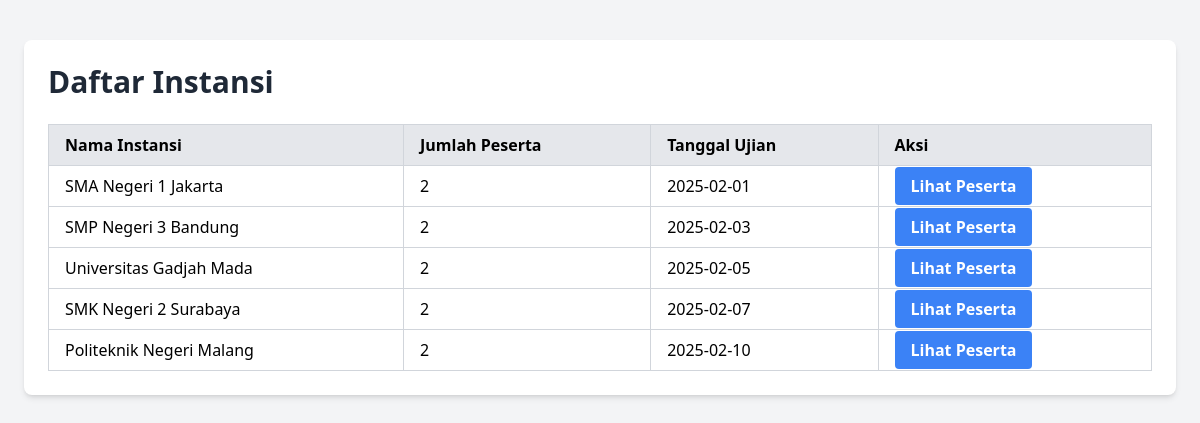
The page /index.php (signed in) on the database its author committed.
### tables this page shows
CREATE TABLE `instansi` (
  `id` int(11) NOT NULL,
  `nama_instansi` varchar(255) NOT NULL,
  `jumlah_peserta` int(11) NOT NULL,
  `tanggal_ujian` date NOT NULL
);

### index.php (the view, shortened to what this page needs)
<!DOCTYPE html>
<html lang="en">
<head>
  <script src="https://cdn.tailwindcss.com"></script>
</head>
<body class="bg-gray-100 py-10">
  <div class="max-w-6xl mx-auto bg-white shadow-md rounded-lg p-6">
    <h1 class="text-3xl font-bold text-gray-800 mb-6">Daftar Instansi</h1>
    <table class="table-auto w-full border-collapse border border-gray-300">
      <thead>
        <tr class="bg-gray-200">
          <th class="border border-gray-300 px-4 py-2 text-left">Nama Instansi</th>
          <th class="border border-gray-300 px-4 py-2 text-left">Jumlah Peserta</th>
          <th class="border border-gray-300 px-4 py-2 text-left">Tanggal Ujian</th>
          <th class="border border-gray-300 px-4 py-2 text-left">Aksi</th>
        </tr>
      </thead>
      <tbody>
        <?php
        $host = 'localhost';
        $user = 'root';
        $password = '';
        $database = 'report-psikotes';
        $conn = new mysqli($host, $user, $password, $database);
        $query = "SELECT id, nama_instansi, tanggal_ujian,
                         (SELECT COUNT(*) FROM peserta WHERE instansi_id = instansi.id) AS jumlah_peserta
                  FROM instansi";
        $result = $conn->query($query);
        if ($result->num_rows > 0) {
          while ($row = $result->fetch_assoc()) {
            echo "<tr>";
            echo "<td class='border border-gray-300 px-4 py-2'>" . htmlspecialchars($row['nama_instansi']) . "</td>";
            echo "<td class='border border-gray-300 px-4 py-2'>" . htmlspecialchars($row['jumlah_peserta']) . "</td>";
            echo "<td class='border border-gray-300 px-4 py-2'>" . htmlspecialchars($row['tanggal_ujian']) . "</td>";
            echo "<td class='border border-gray-300 px-4 py-2'>
                    <a href='peserta.php?id_instansi=" . htmlspecialchars($row['id']) . "' class='bg-blue-500 hover:bg-blue-600 text-white font-bold py-2 px-4 rounded'>Lihat Peserta</a>
                  </td>";
            echo "</tr>";
          }
        } else {
          echo "<tr>";
          echo "<td colspan='4' class='border border-gray-300 px-4 py-2 text-center'>Tidak ada data instansi</td>";
          echo "</tr>";
        }
        ?>
      </tbody>
    </table>
  </div>
</body>
</html>

### rows shown on the page
instansi: nama_instansi "SMA Negeri 1 Jakarta", jumlah_peserta "2", tanggal_ujian "2025-02-01"
instansi: nama_instansi "SMP Negeri 3 Bandung", jumlah_peserta "2", tanggal_ujian "2025-02-03"
instansi: nama_instansi "Universitas Gadjah Mada", jumlah_peserta "2", tanggal_ujian "2025-02-05"
instansi: nama_instansi "SMK Negeri 2 Surabaya", jumlah_peserta "2", tanggal_ujian "2025-02-07"
instansi: nama_instansi "Politeknik Negeri Malang", jumlah_peserta "2", tanggal_ujian "2025-02-10"
